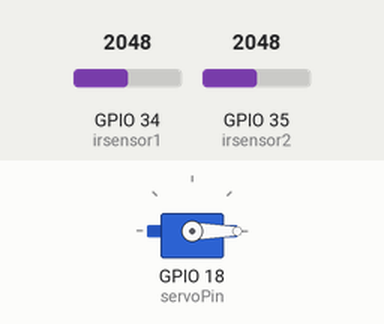
A sketch run on a simulated ESP32. Shown: servo. The inputs (shaded band) are chosen by the test bench; at power-on: GPIO 34 (irsensor1) = 2048, GPIO 35 (irsensor2) = 2048.

Above: at 1.2 s.
1.3 s: GPIO 34 (irsensor1) set to 500
2.8 s: GPIO 34 (irsensor1) set to 420
At 3.2 s:
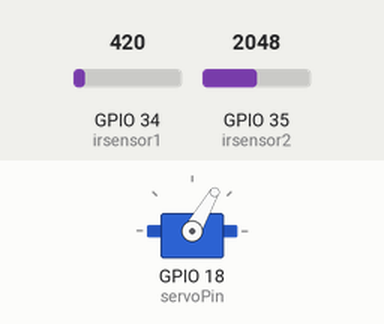
5.8 s: GPIO 34 (irsensor1) set to 491
At 6.7 s:
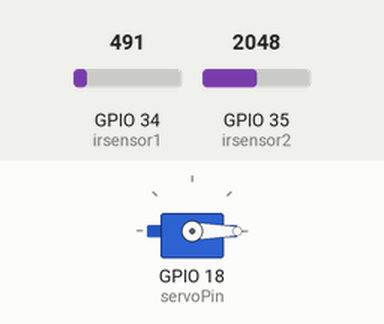
7.3 s: GPIO 34 (irsensor1) set to 0
At 7.8 s:
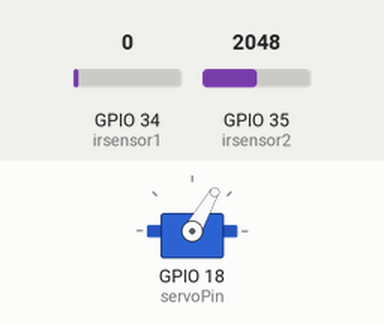
Timing chart, 0 to 10.3 s (numbered marks = the images above; inputs shaded):
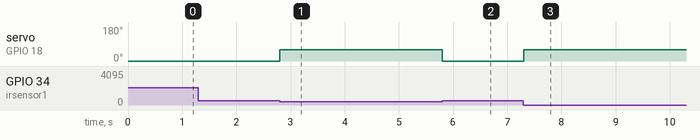

The sketch:

robot_nino.ino
```cpp
#include <ESP32Servo.h>

Servo myservo;

int servoPin = 18;

int irsensor1 = 34;
int irsensor2 = 35;

int valueirsensor1 = 0;
int valueirsensor2 = 0;

int state = 0;

void setup() {
  pinMode(irsensor1, INPUT);
  pinMode(irsensor2, INPUT);
  ESP32PWM::allocateTimer(0);
  ESP32PWM::allocateTimer(1);
  ESP32PWM::allocateTimer(2);
  ESP32PWM::allocateTimer(3);
  myservo.setPeriodHertz(50);// Standard 50hz servo
  myservo.attach(servoPin, 1000, 2000);

  myservo.write(0);

}

void loop() {
  valueirsensor1 = analogRead(irsensor1); //0 - 1023
  valueirsensor2 = analogRead(irsensor2);

  valueirsensor1 = map(valueirsensor1, 0, 1023, 10, 80);
  valueirsensor2 = map(valueirsensor2, 0, 1023, 10, 80);

  if (valueirsensor1 <= 40 && state == 0){
    myservo.write(60);
    delay(1000);
    myservo.write(0);
    state = 1;
    }

  else {
    state = 0;
    }

}
```

Measured:
- the behaviour switches between 454 and 453 on GPIO 34 (irsensor1) (found by bisection; images 0 and 1)
- after the input at 1.3 s, every drawn part: stays the same
- after the input at 2.8 s, servo on GPIO 18 (servoPin): 0° → 60° at once
- after the input at 5.8 s, servo on GPIO 18 (servoPin): 60° → 0° at once
- after the input at 7.3 s, servo on GPIO 18 (servoPin): 0° → 60° at once
